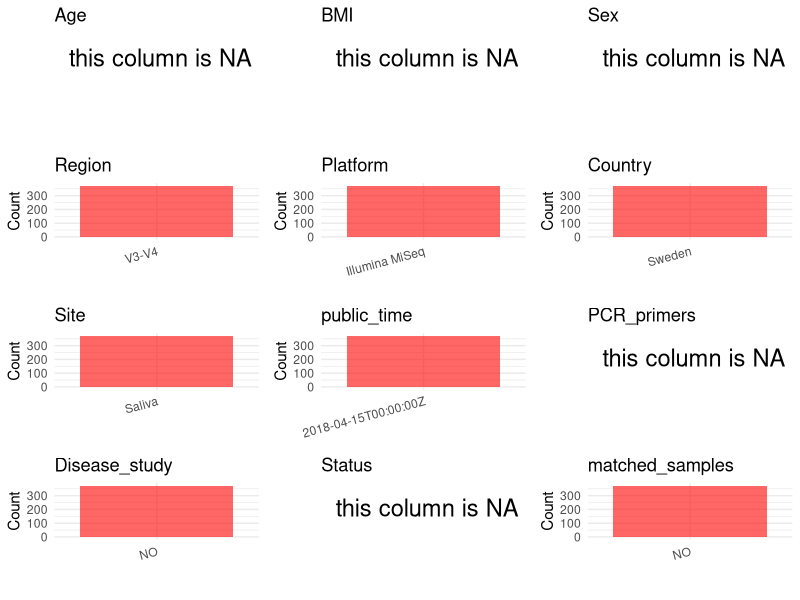

Write R code to recreate this figure. (Note: this script raises an error after producing the figure.)
## ---- chunk 1
# Load necessary libraries
library(dplyr)
library(ggplot2)
library(cowplot)
library(stringr)
# Set working directory (update this path to your local directory)
setwd("/Users/dongbiao/Documents/oral/global-oral-microbiome/data/projects/PRJEB66628")

# Read the initial metadata files
initial_meta <- read.csv("SraRunTable.csv",header = T) %>% filter(`Sample.Name` != "Mock.DNA.even")
 
head(initial_meta)
## ---- chunk 2
# Create a uniform metadata dataframe
metadata <- data.frame(
  BioProject = initial_meta$BioProject,
  Run = initial_meta$Run,
  sample_name = initial_meta$Sample_name,
  Age = NA,
  BMI = NA,
  Sex= NA,
  Region = "V3-V4",
  Platform = initial_meta$Instrument,
  Country = initial_meta$geo_loc_name_country,
  Site = initial_meta$`environment_.material.`,
  public_time = initial_meta$ReleaseDate,
  stringsAsFactors = FALSE
)
## ---- chunk 3
# Add information obtained from the publication
metadata$PCR_primers <- NA
metadata$title <- "Oral microbiome development during childhood: an ecological succession influenced by postnatal factors and associated with tooth decay"
metadata$Disease_study <- "NO"

# Assign disease status based on sample_name patterns
metadata$Status <- NA

# Create matched_samples column
metadata$matched_samples <- "NO"

# Check initial data distribution
cat("Initial sample distribution:\n")
table(metadata$sample_name)
table(metadata$Site)
## ---- chunk 4
# Check the number of unique runs and sample names
print(paste("Number of unique runs:", length(unique(metadata$Run))))
print(paste("Number of unique sample names:", length(unique(metadata$sample_name))))
## ---- chunk 5
# Select columns for visualization
plot_data <- metadata %>%
  select(-BioProject, -Run, -sample_name, -title)

# Function to create simple plots for each column
create_simple_plots <- function(data) {
  plots <- list()
  
  for (col in colnames(data)) {
    # Check if the column is all NA
    if (all(is.na(data[[col]]))) {
      # Create an empty plot with text indicating all NA
      p <- ggplot() +
        annotate("text", x = 0.5, y = 0.5, label = "this column is NA", size = 6) +
        labs(title = col) +
        theme_void()
    } else if (is.numeric(data[[col]])) {
      # Numeric variable: histogram
      p <- ggplot(data, aes(x = .data[[col]])) +
        geom_histogram(fill = "blue", alpha = 0.6, bins = 20, na.rm = TRUE) +
        labs(title = col) +
        theme_minimal()
    } else {
      # Categorical variable: bar plot (remove NA values)
      count_data <- as.data.frame(table(data[[col]], useNA = "ifany"))
      p <- ggplot(count_data, aes(x = reorder(Var1, -Freq), y = Freq)) +
        geom_col(fill = "red", alpha = 0.6) +
        labs(title = col, x = NULL, y = "Count") +
        theme_minimal() +
        theme(axis.text.x = element_text(angle = 15, hjust = 1))
    }
    plots[[col]] <- p
  }
  
  return(plots)
}

# Generate and arrange plots
plots <- create_simple_plots(plot_data)
p<-plot_grid(plots$Age, 
          plots$BMI, 
          plots$Sex, 
          plots$Region, 
          plots$Platform, 
          plots$Country, 
          plots$Site,
          plots$public_time, 
          plots$PCR_primers,
          plots$Disease_study,
          plots$Status,
          plots$matched_samples,# add 
          ncol = 3, align = "hv", axis = "lb")
ggsave("Metadata_Summary.png", plot = p, width = 8, height = 6, dpi = 150)
## ---- chunk 6
knitr::include_graphics("Metadata_Summary.png")
## ---- chunk 7
# Reorder columns to match the desired format
metadata <- metadata[, c(
  "BioProject", "Run", "sample_name", "Age", "BMI", "Sex", 
  "Region", "Platform", "Country", "Site", "public_time", 
  "PCR_primers", "title", "Disease_study", "Status","matched_samples"
)]

# Export the uniform metadata to a CSV file
write.csv(metadata, file = "metadata.csv", quote = FALSE)
head(metadata)
